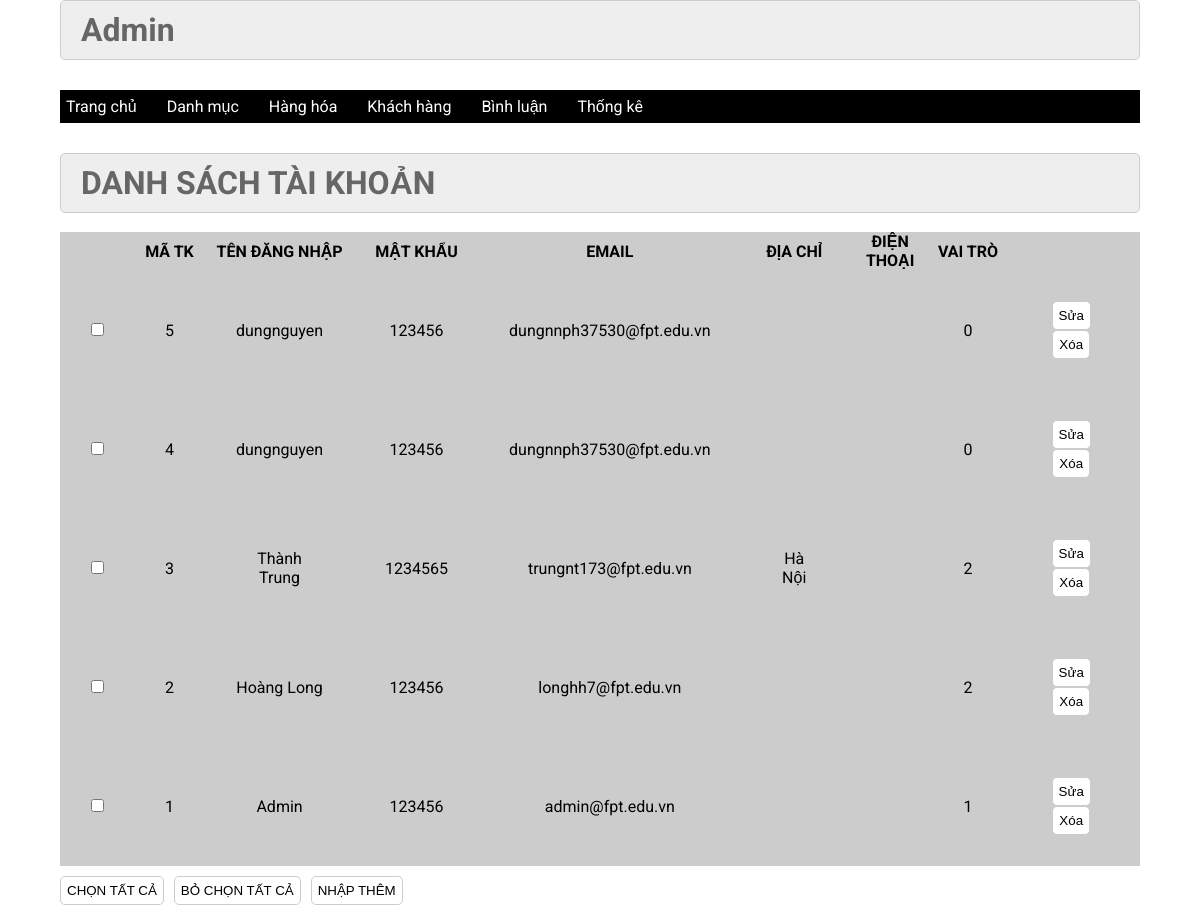
The app's page /admin/index.php?act=dskh with its own data.
### tables this page shows
CREATE TABLE `taikhoan` (
  `id` int(11) NOT NULL,
  `user` varchar(50) NOT NULL,
  `pass` varchar(50) NOT NULL,
  `email` varchar(255) NOT NULL,
  `address` varchar(255) DEFAULT NULL,
  `tel` varchar(20) DEFAULT NULL,
  `role` int(11) NOT NULL DEFAULT 0
);

### model/pdo.php (called while the page is built, shortened)
<?php
function pdo_get_connection(){
    $servername = "localhost";
    $username = "root";
    $password = "";
    try {
        $conn = new PDO("mysql:host=$servername;dbname=xshop", $username, $password);
        $conn->setAttribute(PDO::ATTR_ERRMODE, PDO::ERRMODE_EXCEPTION);
        return $conn;
    } catch(PDOException $e) {
        echo "Connection failed: " . $e->getMessage();
    }
}
function pdo_query($sql){
    $sql_args=array_slice(func_get_args(),1);
    try{
        $conn=pdo_get_connection();
        $stmt=$conn->prepare($sql);
        $stmt->execute($sql_args);
        $rows=$stmt->fetchAll();
        return $rows;
    }
    catch(PDOException $e){
        throw $e;
    }
    finally{
        unset($conn);
    }
}
?>

### model/taikhoan.php (called while the page is built, shortened)
<?php
function loadall_taikhoan(){
    $sql = "SELECT * FROM taikhoan order by id desc";
    $listtaikhoan =  pdo_query($sql);
    return $listtaikhoan;
}
?>

### admin/taikhoan/list.php (the view)
<div class="row2">
         <div class="row2 font_title">
          <h1>DANH SÁCH TÀI KHOẢN </h1>
         </div>
         <br>
         <div class="row2 form_content ">
          <form action="#" method="POST">
           <div class="row2 mb10 formds_loai">
            <br>
           <table>
            <tr>
                <th></th>
                <th>MÃ TK</th>
                <th>TÊN ĐĂNG NHẬP</th>
                <th>MẬT KHẨU</th>
                <th>EMAIL</th>
                <th>ĐỊA CHỈ</th>
                <th>ĐIỆN THOẠI</th>
                <th>VAI TRÒ</th>
                <th></th>
            </tr>
            <?php
                foreach($listtaikhoan as $taikhoan){
                    extract($taikhoan);
                    $suatk = "index.php?act=suatk&id=".$id;
                    $xoatk = "index.php?act=xoatk&id=".$id;
                        echo '<tr>
                        <td><input type="checkbox" name="" id=""></td>
                        <td>'.$id.'</td>
                        <td>'.$user.'</td>
                        <td>'.$pass.'</td>
                        <td>'.$email.'</td>
                        <td>'.$address.'</td>
                        <td>'.$tel.'</td>
                        <td>'.$role.'</td>
                        <td><a href="'.$suatk.'"><input type="button" value="Sửa"></a>  <a href="'.$xoatk.'"><input type="button" value="Xóa"></td></a>
                    </tr>';
                }
            ?>
           </table>
           </div>
           <div class="row mb10 ">
         <input class="mr20" type="button" value="CHỌN TẤT CẢ">
         <input  class="mr20" type="button" value="BỎ CHỌN TẤT CẢ">
         <a href="index.php?act=addtk"> <input  class="mr20" type="button" value="NHẬP THÊM"></a>
           </div>
          </form>
         </div>
        </div>
    </div>

### css/css.css (style rules this page uses)
:root { --white-color:#fff; --black-color:#000; --text-color:#333; }
* { margin:0; padding:0; box-sizing:border-box; }
body { font-family:'Roboto', sans-serif; }
.row { display:flex; width:100%; }
.row2 { float:left; width:100%; }
.mb10 { margin-bottom:10px; }
form { text-align:center; }
.form_account input[type="reset"], .form_account input[type="submit"], .form_content input[type="submit"], .form_content input[type="reset"], .form_content input[type="button"] { padding:6px; background:white; border:1px solid #CCC; border-radius:5px; }
.font_title { background-color:#EEE; border:1px #CCC solid; color:#666; border-radius:5px; padding:10px 20px; }
.mr20 { margin-right:10px; }
.formds_loai table { width:100%; border-collapse:collapse; background-color:#ccc; padding:40px; }
.formds_loai table td { padding:10px 20px; border:1px #ccc solid; padding:30px; }

### records on screen
taikhoan: id "5", user "dungnguyen", pass "123456", email "dungnnph37530@fpt.edu.vn", role "0"
taikhoan: id "4", user "dungnguyen", pass "123456", email "dungnnph37530@fpt.edu.vn", role "0"
taikhoan: id "3", user "Thành Trung", pass "1234565", email "trungnt173@fpt.edu.vn", address "Hà Nội", role "2"
taikhoan: id "2", user "Hoàng Long", pass "123456", email "longhh7@fpt.edu.vn", role "2"
taikhoan: id "1", user "Admin", pass "123456", email "admin@fpt.edu.vn", role "1"
